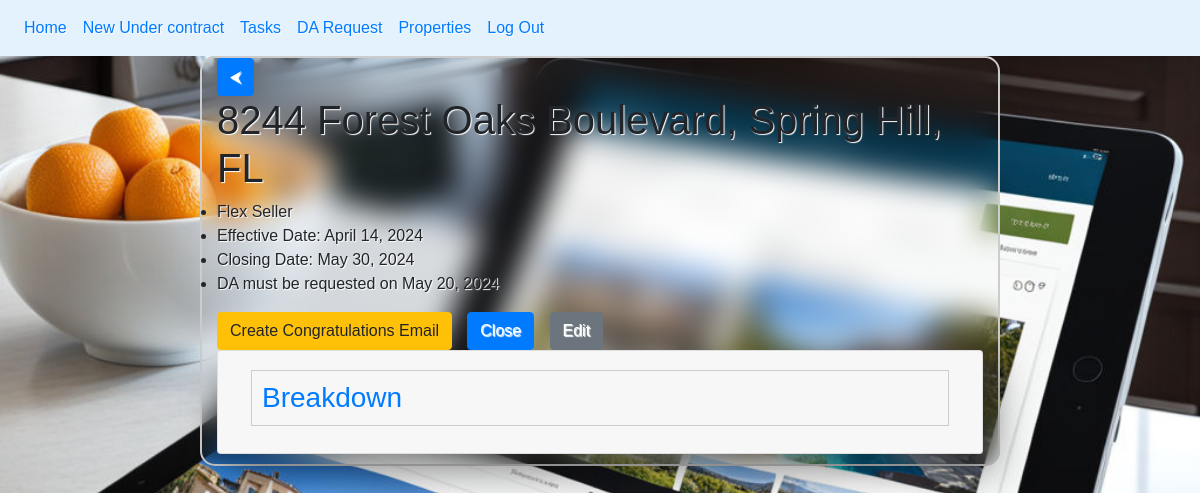
The app's page /Properties/1/ (signed in) with its own data.
### Emails/models.py (models this page shows, shortened)
class UnderContract(models.Model):
    address = models.CharField(max_length = 150, verbose_name = "Property")
    category = models.CharField(max_length = 20, choices = [("Buyer","Buyer"),("Seller","seller")], verbose_name = "Buyer/Seller")
    flex_organic = models.CharField(max_length=20, choices=[("Flex", "Flex"),("Team Lead","Team Lead"),("Organic","Organic")], verbose_name= "Flex/Organic")
    effective_date = models.DateField(verbose_name = "Effective Date")
    closing_date = models.DateField(null = True, verbose_name = "Closing date")
    price = models.DecimalField(max_digits=20, decimal_places=2, verbose_name="Sale Price")
    escrow = models.DecimalField(max_digits=10, decimal_places=2, verbose_name="Escrow")
    commission = models.DecimalField(max_digits=5, decimal_places=2, verbose_name="Commission")
    mls_fee = models.DecimalField(max_digits=6, decimal_places=2, verbose_name="MLS Fee")
    loop_closed = models.BooleanField(default=False, verbose_name="Loop Closed")
    notion_closed = models.BooleanField(default=False, verbose_name="Notion closed")
    flex_closed = models.BooleanField(default=False, verbose_name="Flex Tracker Updated")
    zillow_closed = models.BooleanField(default=False, verbose_name="Zillow Closed")
    kyn = models.BooleanField(default=False, verbose_name="Know Your Numbers Updated")
    close_pending = models.BooleanField(default=False, verbose_name="MVT Close and Pending Updated")
    notion = models.BooleanField(default = False, verbose_name = "Notion")
    congratulations = models.BooleanField(default = False, verbose_name = "Congrats Email")
    calendar = models.BooleanField(default = False, verbose_name = "Calendar Invites")
    flex_tracker = models.BooleanField(default = False, verbose_name = "Flex Tracker")
    loop = models.BooleanField(default = False, verbose_name = "Loop Created")
    da_requested = models.BooleanField(default = False, verbose_name = "DA requested")
    completed = models.BooleanField(verbose_name = "Completado")
    closed = models.BooleanField(default=False,verbose_name="Closed Deal")

### Emails/views.py (the view)
# urls.py: path("Properties/<int:property_id>/",views.details, name="details"),
@login_required
@login_required
def details(request, property_id):
    property = get_object_or_404(UnderContract, pk = property_id)
    if property.category == "Buyer":
        commission = (property.price * (property.commission/100)) - property.mls_fee
    else:
        commission = (property.price * (property.commission/100)) + property.mls_fee
    if property.da_requested == False:
        hoy = datetime.now().date()
        diferencia = (property.closing_date - hoy).days
        if diferencia <=10:
            alert = f"The closing is in {diferencia} days, please request DA"
        else:
            dia = property.closing_date - timedelta(days=10)
            dia = dia.strftime("%B %d, %Y")
            alert = f"DA must be requested on {dia}"
    else:
        alert = "DA has been requested"
    return render(request, "detalles.html", {'encabezado': property.address,'property':property,"commission":commission, "alert":alert})

### Emails/templates/detalles.html (shortened to what this page needs)
{% extends 'base.html' %}
{% block content %}
<a href="{% url 'Properties' %}" class="btn btn-primary">&#11164;</a>
<h1>{{property.address}}</h1>
<ul>
    <li>{{property.flex_organic}} {{property.category}}</li>
    <li>Effective Date: {{property.effective_date}}</li>
    <li>Closing Date: {{property.closing_date}}</li>
    <li>{{alert}}</li>
</ul>
<div class="botones">
<form action="{% url 'congrats email' property.id %}" method="post">
  <button type="submit" class="btn btn-warning">
    Create Congratulations Email
  </button>
</form>
<a href="{% url 'closing property' property.id %}" class="btn btn-primary">Close</a>
<a href="{% url 'edit property' property.id %}" class="btn btn-secondary">Edit</a>
</div>
<div class="accordion breakdown" id="accordionExample">
  <div class="card">
    <div class="card-header" id="headingOne">
      <h2 class="mb-0">
        <button class="btn btn-link btn-block text-left" type="button" data-toggle="collapse" data-target="#collapseOne" aria-expanded="false" aria-controls="collapseOne">
          <h3>Breakdown</h3>
        </button>
      </h2>
    </div>
  </div>
</div>
{% endblock %}

### static/css/estilos.css (style rules this page uses)
* { margin: 0; padding: 0; box-sizing: border-box; font-family: 'Monserrat', sans-serif; }
body { background-size: cover; background-position: 20% 20%; background-attachment: fixed; background-image: url("../img/fondo31.png"); text-shadow: 1px 1px 1px white; }
*::before, *::after { box-sizing: border-box; }
.breakdown { border-color: #000; flex: 1; margin-bottom: 10px; box-shadow: 10px 15px 40px rgba(0, 0, 0, 0.5); }
.breakdown h3 { cursor: pointer; padding: 10px; border: 1px solid #ccc; }
.botones { display: flex; align-items: center; }
.botones a { margin-left: 2%; }

### records on screen
UnderContract: address "8244 Forest Oaks Boulevard, Spring Hill, FL", flex_organic "Flex", category "Seller", effective_date "April 14, 2024", closing_date "May 30, 2024"

### other values on screen
{{ alert }} "DA must be requested on May 20, 2024"
